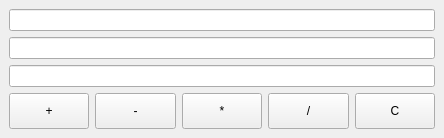
<?xml version="1.0" encoding="UTF-8"?>
<ui version="4.0">
 <class>MainWindow</class>
 <widget class="QMainWindow" name="MainWindow">
  <property name="geometry">
   <rect>
    <x>0</x>
    <y>0</y>
    <width>444</width>
    <height>138</height>
   </rect>
  </property>
  <property name="windowTitle">
   <string>MainWindow</string>
  </property>
  <widget class="QWidget" name="centralwidget">
   <layout class="QVBoxLayout" name="verticalLayout_2">
    <item>
     <widget class="QLineEdit" name="input_a">
      <property name="inputMethodHints">
       <set>Qt::ImhNone</set>
      </property>
      <property name="clearButtonEnabled">
       <bool>false</bool>
      </property>
     </widget>
    </item>
    <item>
     <widget class="QLineEdit" name="input_b">
      <property name="clearButtonEnabled">
       <bool>false</bool>
      </property>
     </widget>
    </item>
    <item>
     <widget class="QLineEdit" name="output">
      <property name="readOnly">
       <bool>true</bool>
      </property>
     </widget>
    </item>
    <item>
     <layout class="QHBoxLayout" name="buttons">
      <item>
       <widget class="QPushButton" name="button_plus">
        <property name="sizePolicy">
         <sizepolicy hsizetype="Minimum" vsizetype="Expanding">
          <horstretch>0</horstretch>
          <verstretch>0</verstretch>
         </sizepolicy>
        </property>
        <property name="text">
         <string>+</string>
        </property>
       </widget>
      </item>
      <item>
       <widget class="QPushButton" name="button_minus">
        <property name="sizePolicy">
         <sizepolicy hsizetype="Minimum" vsizetype="Expanding">
          <horstretch>0</horstretch>
          <verstretch>0</verstretch>
         </sizepolicy>
        </property>
        <property name="text">
         <string>-</string>
        </property>
       </widget>
      </item>
      <item>
       <widget class="QPushButton" name="button_mul">
        <property name="sizePolicy">
         <sizepolicy hsizetype="Minimum" vsizetype="Expanding">
          <horstretch>0</horstretch>
          <verstretch>0</verstretch>
         </sizepolicy>
        </property>
        <property name="text">
         <string>*</string>
        </property>
       </widget>
      </item>
      <item>
       <widget class="QPushButton" name="button_div">
        <property name="sizePolicy">
         <sizepolicy hsizetype="Minimum" vsizetype="Expanding">
          <horstretch>0</horstretch>
          <verstretch>0</verstretch>
         </sizepolicy>
        </property>
        <property name="text">
         <string>/</string>
        </property>
       </widget>
      </item>
      <item>
       <widget class="QPushButton" name="button_clear">
        <property name="sizePolicy">
         <sizepolicy hsizetype="Minimum" vsizetype="Expanding">
          <horstretch>0</horstretch>
          <verstretch>0</verstretch>
         </sizepolicy>
        </property>
        <property name="text">
         <string>C</string>
        </property>
       </widget>
      </item>
     </layout>
    </item>
   </layout>
  </widget>
 </widget>
 <resources/>
 <connections>
  <connection>
   <sender>button_plus</sender>
   <signal>clicked()</signal>
   <receiver>MainWindow</receiver>
   <slot>calc_sum()</slot>
   <hints>
    <hint type="sourcelabel">
     <x>43</x>
     <y>117</y>
    </hint>
    <hint type="destinationlabel">
     <x>45</x>
     <y>131</y>
    </hint>
   </hints>
  </connection>
  <connection>
   <sender>button_minus</sender>
   <signal>clicked()</signal>
   <receiver>MainWindow</receiver>
   <slot>calc_sub()</slot>
   <hints>
    <hint type="sourcelabel">
     <x>140</x>
     <y>113</y>
    </hint>
    <hint type="destinationlabel">
     <x>135</x>
     <y>132</y>
    </hint>
   </hints>
  </connection>
  <connection>
   <sender>button_mul</sender>
   <signal>clicked()</signal>
   <receiver>MainWindow</receiver>
   <slot>calc_mul()</slot>
   <hints>
    <hint type="sourcelabel">
     <x>223</x>
     <y>111</y>
    </hint>
    <hint type="destinationlabel">
     <x>222</x>
     <y>133</y>
    </hint>
   </hints>
  </connection>
  <connection>
   <sender>button_div</sender>
   <signal>clicked()</signal>
   <receiver>MainWindow</receiver>
   <slot>calc_div()</slot>
   <hints>
    <hint type="sourcelabel">
     <x>309</x>
     <y>114</y>
    </hint>
    <hint type="destinationlabel">
     <x>309</x>
     <y>133</y>
    </hint>
   </hints>
  </connection>
  <connection>
   <sender>button_clear</sender>
   <signal>clicked()</signal>
   <receiver>MainWindow</receiver>
   <slot>clear()</slot>
   <hints>
    <hint type="sourcelabel">
     <x>379</x>
     <y>113</y>
    </hint>
    <hint type="destinationlabel">
     <x>379</x>
     <y>130</y>
    </hint>
   </hints>
  </connection>
 </connections>
 <slots>
  <slot>calc_sum()</slot>
  <slot>calc_sub()</slot>
  <slot>calc_mul()</slot>
  <slot>calc_div()</slot>
  <slot>clear()</slot>
 </slots>
</ui>
